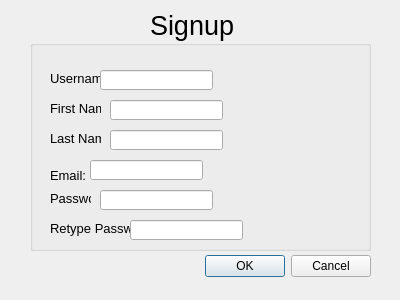
<?xml version="1.0" encoding="UTF-8"?>
<ui version="4.0">
 <class>signupdialog</class>
 <widget class="QDialog" name="signupdialog">
  <property name="geometry">
   <rect>
    <x>0</x>
    <y>0</y>
    <width>400</width>
    <height>300</height>
   </rect>
  </property>
  <property name="windowTitle">
   <string>Dialog</string>
  </property>
  <widget class="QDialogButtonBox" name="buttonBox">
   <property name="geometry">
    <rect>
     <x>30</x>
     <y>250</y>
     <width>341</width>
     <height>32</height>
    </rect>
   </property>
   <property name="orientation">
    <enum>Qt::Horizontal</enum>
   </property>
   <property name="standardButtons">
    <set>QDialogButtonBox::Cancel|QDialogButtonBox::Ok</set>
   </property>
  </widget>
  <widget class="QGroupBox" name="groupBox">
   <property name="geometry">
    <rect>
     <x>30</x>
     <y>40</y>
     <width>341</width>
     <height>211</height>
    </rect>
   </property>
   <property name="title">
    <string/>
   </property>
   <widget class="QLabel" name="label">
    <property name="geometry">
     <rect>
      <x>20</x>
      <y>30</y>
      <width>51</width>
      <height>16</height>
     </rect>
    </property>
    <property name="font">
     <font>
      <pointsize>10</pointsize>
     </font>
    </property>
    <property name="text">
     <string>Username:</string>
    </property>
   </widget>
   <widget class="QLabel" name="label_2">
    <property name="geometry">
     <rect>
      <x>20</x>
      <y>60</y>
      <width>51</width>
      <height>16</height>
     </rect>
    </property>
    <property name="font">
     <font>
      <pointsize>10</pointsize>
     </font>
    </property>
    <property name="text">
     <string>First Name:</string>
    </property>
   </widget>
   <widget class="QLabel" name="label_3">
    <property name="geometry">
     <rect>
      <x>20</x>
      <y>90</y>
      <width>51</width>
      <height>16</height>
     </rect>
    </property>
    <property name="font">
     <font>
      <pointsize>10</pointsize>
     </font>
    </property>
    <property name="text">
     <string>Last Name:</string>
    </property>
   </widget>
   <widget class="QLabel" name="label_4">
    <property name="geometry">
     <rect>
      <x>20</x>
      <y>130</y>
      <width>35</width>
      <height>10</height>
     </rect>
    </property>
    <property name="font">
     <font>
      <pointsize>10</pointsize>
     </font>
    </property>
    <property name="text">
     <string>Email:</string>
    </property>
   </widget>
   <widget class="QLabel" name="label_5">
    <property name="geometry">
     <rect>
      <x>20</x>
      <y>150</y>
      <width>41</width>
      <height>16</height>
     </rect>
    </property>
    <property name="font">
     <font>
      <pointsize>10</pointsize>
     </font>
    </property>
    <property name="text">
     <string>Password</string>
    </property>
   </widget>
   <widget class="QLabel" name="label_6">
    <property name="geometry">
     <rect>
      <x>20</x>
      <y>180</y>
      <width>91</width>
      <height>16</height>
     </rect>
    </property>
    <property name="font">
     <font>
      <pointsize>10</pointsize>
     </font>
    </property>
    <property name="text">
     <string>Retype Password:</string>
    </property>
   </widget>
   <widget class="QLineEdit" name="lineEdit">
    <property name="geometry">
     <rect>
      <x>70</x>
      <y>30</y>
      <width>113</width>
      <height>20</height>
     </rect>
    </property>
   </widget>
   <widget class="QLineEdit" name="lineEdit_2">
    <property name="geometry">
     <rect>
      <x>80</x>
      <y>60</y>
      <width>113</width>
      <height>20</height>
     </rect>
    </property>
   </widget>
   <widget class="QLineEdit" name="lineEdit_3">
    <property name="geometry">
     <rect>
      <x>80</x>
      <y>90</y>
      <width>113</width>
      <height>20</height>
     </rect>
    </property>
   </widget>
   <widget class="QLineEdit" name="lineEdit_4">
    <property name="geometry">
     <rect>
      <x>60</x>
      <y>120</y>
      <width>113</width>
      <height>20</height>
     </rect>
    </property>
   </widget>
   <widget class="QLineEdit" name="lineEdit_5">
    <property name="geometry">
     <rect>
      <x>70</x>
      <y>150</y>
      <width>113</width>
      <height>20</height>
     </rect>
    </property>
   </widget>
   <widget class="QLineEdit" name="lineEdit_6">
    <property name="geometry">
     <rect>
      <x>100</x>
      <y>180</y>
      <width>113</width>
      <height>20</height>
     </rect>
    </property>
   </widget>
  </widget>
  <widget class="QLabel" name="label_7">
   <property name="geometry">
    <rect>
     <x>150</x>
     <y>10</y>
     <width>171</width>
     <height>31</height>
    </rect>
   </property>
   <property name="font">
    <font>
     <pointsize>20</pointsize>
    </font>
   </property>
   <property name="text">
    <string>Signup</string>
   </property>
  </widget>
 </widget>
 <resources/>
 <connections>
  <connection>
   <sender>buttonBox</sender>
   <signal>accepted()</signal>
   <receiver>signupdialog</receiver>
   <slot>accept()</slot>
   <hints>
    <hint type="sourcelabel">
     <x>248</x>
     <y>254</y>
    </hint>
    <hint type="destinationlabel">
     <x>157</x>
     <y>274</y>
    </hint>
   </hints>
  </connection>
  <connection>
   <sender>buttonBox</sender>
   <signal>rejected()</signal>
   <receiver>signupdialog</receiver>
   <slot>reject()</slot>
   <hints>
    <hint type="sourcelabel">
     <x>316</x>
     <y>260</y>
    </hint>
    <hint type="destinationlabel">
     <x>286</x>
     <y>274</y>
    </hint>
   </hints>
  </connection>
 </connections>
</ui>
